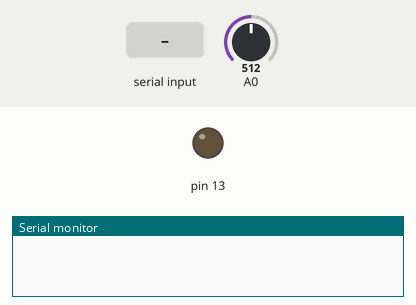
Bench run of a sketch on a simulated Arduino Uno, built with avr-gcc and run on an emulated ATmega328P. Shown: output pins drawn as LEDs (lit = HIGH), the last lines printed to the serial monitor. The inputs (shaded band) are chosen by the test bench; at power-on: A0 = 512.

Above: at 1.2 s.
1.3 s: "90,45\n" received over Serial
At 3.0 s:
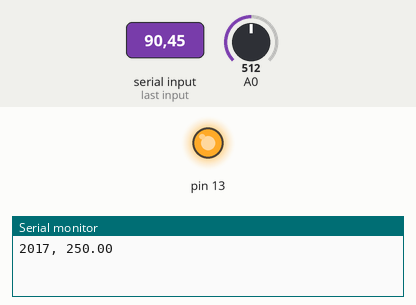
Timing chart, 0 to 4.5 s (numbered marks = the images above; inputs shaded):
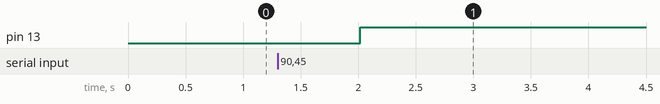

The sketch:

arduino_sketch.ino
```cpp
int period = 2; //period of duty cycle in seconds
float on_frac = 0; //default duty cycle

void setup() {
  Serial.begin(9600);
  pinMode(13, OUTPUT);
}


float get_temp() {
  float voltage;
  voltage = analogRead(A0) * 5.0 / 1024;
  return (voltage - 1.25) / 0.005;
}

void loop() {

  if (Serial.available())
  {
    String cmd;
    on_frac = Serial.readStringUntil('\n').toFloat();
  }

  dutyCycle(on_frac);

  float sum = 0;
  int num_pts = 15;
  int tdelay = 1;

  for (int i = 0; i < num_pts; i++) {
    sum += get_temp();
    delay(tdelay);
  }

  Serial.print(String(millis()) + ", ");
  Serial.println( sum / num_pts );
}

void dutyCycle(float on_frac) {
  if (on_frac > 0) {
    digitalWrite(13, HIGH);
    delay(1000 * period * on_frac);
  }
  digitalWrite(13, LOW);
  delay(1000 * period * (1 - on_frac));
}
```

Measured:
- after the input at 1.3 s, pin 13: LOW → HIGH after 0.72 s
